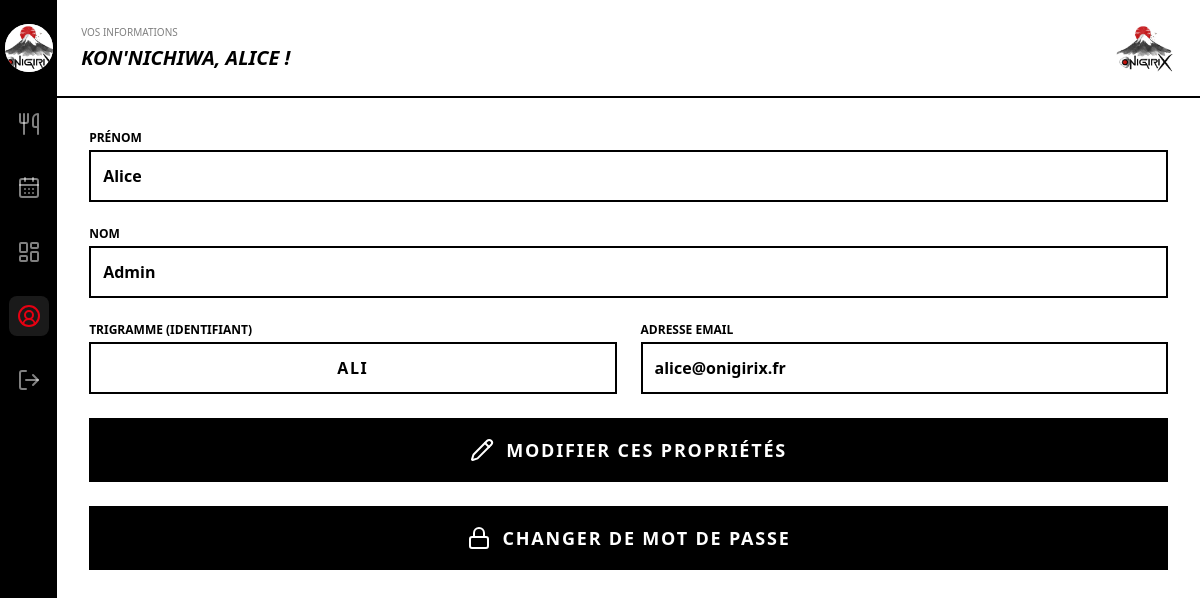
Screenshot of /index.php?page=userProfile (signed in) with the database file from the repository.
### tables this page shows
CREATE TABLE `users` (
  `id` int(11) NOT NULL,
  `trigramme` varchar(3) NOT NULL,
  `name` varchar(255) NOT NULL,
  `firstname` varchar(255) NOT NULL,
  `email` varchar(255) NOT NULL,
  `password` text NOT NULL,
  `role` enum('user','admin') NOT NULL
);

### pages/page_userProfile.php (called while the page is built)
<?php
require_once 'users/users.php';
require_once 'users/usersRenderer.php';
$userId = $_SESSION['userId'];
UserRenderer::displayUser($pdo, $userId);
?>

### index.php (called while the page is built, shortened)
<?php
require_once 'pages/pagesRenderer.php';
$access = $_SESSION['role'] ?? "user";
$isLogged = $_SESSION['loggedIn'] ?? 0;
if (!isset($_GET["page"])) {
    if (!$isLogged) {
        $askedPage = "login";
    } else {
        $askedPage = ($access === 'admin') ? "eventManager" : "dashboardUser";
    }
} else {
    $askedPage = $_GET["page"];
}
$askedPage = PagesManager::checkPageExists($askedPage) ? $askedPage : "errorPage";
require("pages/page_" . $askedPage . ".php");
?>

### users/users.php (called while the page is built, shortened)
<?php
class User
{
    public static function getUserById($dbh, $id)
    {
        try {
            $query = "SELECT * FROM `users` WHERE `id`=?";
            $sth = $dbh->prepare($query);
            $sth->setFetchMode(PDO::FETCH_CLASS, 'User');
            $sth->execute(array($id));
            $user = $sth->fetch();
            return $user;
        } catch (PDOException $e) {
            error_log("Erreur getUserById : " . $e->getMessage());
            return null;
        }
    }
}
?>

### users/usersRenderer.php (the view, shortened to what this page needs)
<?php
class UserRenderer
{
    public static function displayUser($pdo, $id)
    {
        $user = User::getUserById($pdo, $id);
        echo <<<HTML
        <div class="w-full">
        <header class="flex items-center justify-between p-6 border-b-2 border-black">
            <div class="flex flex-col gap-1">
                <h3 class="text-[10px] text-black/50">VOS INFORMATIONS</h3>
                <h1 class="text-xl font-black italic text-black uppercase">KON'NICHIWA, {$user->firstname} !
                </h1>
            </div>
            <div class="w-16 h-12 bg-white flex items-center justify-center">
                <img src="images/logo.jpg" alt="Logo" class="object-cover w-full h-full">
            </div>
        </header>
        <div class="p-8 pb-24 space-y-6">
            <div class="grid grid-cols-1 md:grid-cols-2 gap-6">
                <div class="md:col-span-2">
                    <label class="block font-black uppercase text-xs mb-1">Prénom</label>
                    <div class="w-full border-2 border-black p-3 font-bold focus:bg-yellow-50 outline-none">
                        {$user->firstname}
                    </div>
                </div>
                <div class="md:col-span-2">
                    <label class="block font-black uppercase text-xs mb-1">Nom</label>
                    <div class="w-full border-2 border-black p-3 font-bold focus:bg-yellow-50 outline-none">
                        {$user->name}
                    </div>
                </div>
                <div>
                    <label class="block font-black uppercase text-xs mb-1">Trigramme (Identifiant)</label>
                    <div class="w-full border-2 border-black p-3 font-black tracking-widest focus:bg-yellow-50 outline-none uppercase text-center">
                        {$user->trigramme}
                    </div>
                </div>
                <div>
                    <label class="block font-black uppercase text-xs mb-1">Adresse Email</label>
                    <div class="w-full border-2 border-black p-3 font-bold focus:bg-yellow-50 outline-none">
                        {$user->email}
                    </div>
                </div>
            </div>
            <a href="?page=editUser&todo=editInfo" class="w-full bg-black text-white border-2 border-black font-black p-4 uppercase tracking-widest hover:bg-yellow-400 hover:text-black transition-all hover:shadow-[6px_6px_0px_0px_rgba(0,0,0,1)] active:translate-x-1 active:translate-y-1 active:shadow-none flex items-center justify-center gap-3 text-lg group">
                <i data-lucide="pencil" class="w-6 h-6 transition-transform group-hover:rotate-12"></i>
                Modifier ces propriétés
            </a>
            <a href="?page=editUser&todo=editPassword" class="w-full bg-black text-white border-2 border-black font-black p-4 uppercase tracking-widest hover:bg-yellow-400 hover:text-black transition-all hover:shadow-[6px_6px_0px_0px_rgba(0,0,0,1)] active:translate-x-1 active:translate-y-1 active:shadow-none flex items-center justify-center gap-3 text-lg group">
                <i data-lucide="lock" class="w-6 h-6 transition-transform group-hover:rotate-12"></i>
                Changer de mot de passe
            </a>
        </div>
        </div>
        HTML;
    }
}
?>

### rows the page displays
users: firstname "ALICE", firstname "Alice", name "Admin", trigramme "ALI", email "alice@onigirix.fr"
